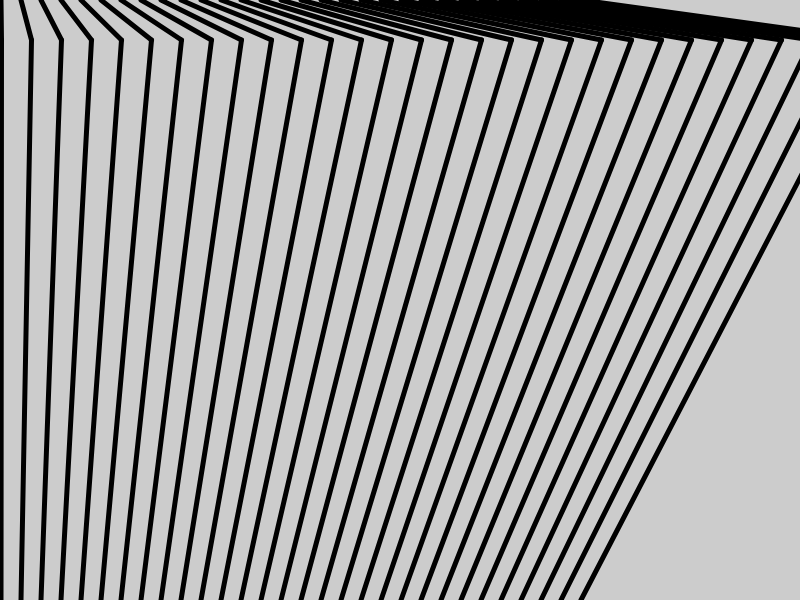
Frame 1 (no input)
Frame 60 (no input): identical to frame 1, image omitted
Frame 120 (the mouse pressed at the canvas centre since frame 60): identical to frame 1, image omitted

The p5.js sketch that drew this single still picture (run headless with seeded random() and noise() and a simulated clock; from frame 60 on, the mouse is pressed at the canvas centre):

// p5.js sketch
// ── sketch.js
function setup() {
  // put setup code here
  createCanvas(800,600);
  strokeWeight(5);

}

function draw() {
  background(204);
  for (var i = 1; i < 600; i += 20){
    line (i, 0, i +i/2,40);
    line (i+i/2,40,i,height);

  }


  // put drawing code here
}
